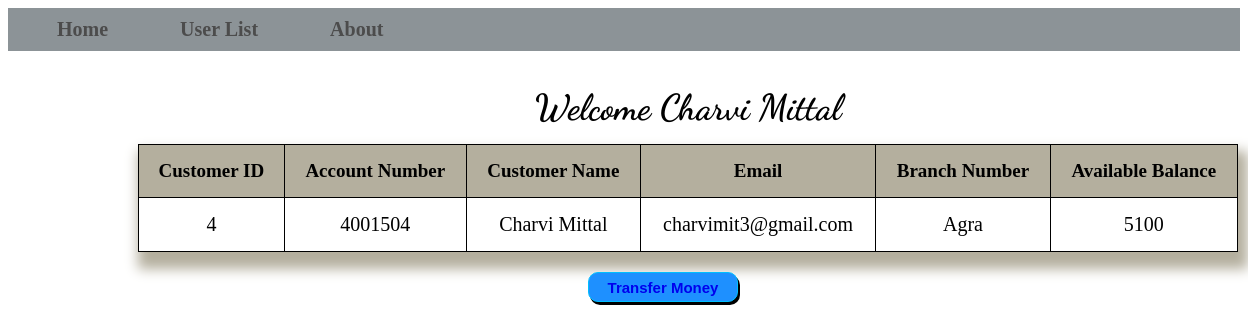
The app's page /Detail.php?id=4 with its own data.
### tables this page shows
CREATE TABLE `bankusers` (
  `CustomerID` int(5) NOT NULL,
  `AccountNumber` int(10) NOT NULL,
  `CustomerName` varchar(50) DEFAULT NULL,
  `Email` varchar(30) NOT NULL,
  `BranchName` varchar(50) DEFAULT NULL,
  `AvailableBalance` int(10) NOT NULL
);

### Detail.php (the view, shortened to what this page needs)
<!DOCTYPE html>
<html>
	<head>
      <link rel="stylesheet" href="transfer.css?v=<?php echo time();?>">
	 </head>
  <body>
  <nav>
    <ul>
	  <li><a href= "Home.php">Home</a></li>
	  <li><a href = "User_list.php">User List</a></li>
	  <li><a href = "About.php">About</a></li>
	  </ul>
   </nav>
   <?php
  $conn = mysqli_connect("localhost", "root", "", "banking");
$customerid = $_GET['id'];
$sqlget = "SELECT * FROM bankusers WHERE CustomerID = '$customerid'";
$sqldata = mysqli_query($conn,$sqlget) or die('Error Getting the data');
while($row = mysqli_fetch_array($sqldata, MYSQLI_ASSOC)){
	$name = $row['CustomerName'];
}
echo "<table border='1' id='table_view'>";
echo "<caption>Welcome ".$name."</caption>";
echo "<tr>
	<th>Customer ID</th>
	<th>Account Number</th>
	<th>Customer Name</th>
	<th>Email</th>
	<th>Branch Number</th>
	<th>Available Balance</th>
	</tr>";
	$sqlget = "SELECT * FROM bankusers WHERE CustomerID = '$customerid'";
	$sqldata = mysqli_query($conn,$sqlget) or die('Error Getting the data');
while($row = mysqli_fetch_array($sqldata, MYSQLI_ASSOC)){
	echo "<tr><td>";
		echo $row['CustomerID'];
	echo "</td><td>";
		echo $row['AccountNumber'];
	echo "</td><td>";
		echo $row['CustomerName'];
	echo "</td><td>";
		echo $row['Email'];
	echo "</td><td>";
		echo $row['BranchName'];
	echo "</td><td>";
		echo $row['AvailableBalance'];
	echo "</td></tr>";
}
  echo "</table>";
?>
<button><a href = "TransferCredits.php">Transfer Money </a></button>
      </body>
      </html>

### transfer.css (style rules this page uses)
body { background-image: url(indexBack.jpg); background-attachment:fixed; background-size:cover; }
nav { background-color:#5C656B; opacity:0.7; }
nav ul { margin:5px; padding:10px; }
nav ul li { list-style-type:none; display:inline; padding:20px; font-size:20px; font-weight:bold; }
nav ul li a { text-decoration:none; color:black; cursor:pointer; padding: 14px 14px; }
caption { font-size:180%; font-weight:800; font-family:'Dancing Script', cursive;; margin-bottom: 15px; }
table { font-family:'Times New Roman', Times, serif; margin-top: 35px; margin-left:130px; width:1100px; box-shadow: 5px 12px 12px 5px #B4AF9E ; }
table, td, th { font-size: 20px; font-weight: 200; padding:15px; border:1px solid; border-collapse:collapse; text-align:center; }
table th { background-color: #B4AF9E; font-size:19px; font-weight:bold; }
button { text-align: center; width:120px; height: 30px; background-color:#1E90FF; border-radius: 7px; text-decoration: none; margin-left: 600px; color: white; }
button a { text-decoration: none; width: 90px; height: 32px; }
button { margin-top: 5px; margin-left:580px; margin-top: 20px; cursor: pointer; color:black; width: 150px; font-size: 15px; font-weight: bold; border: 1px solid deepskyblue; border-radius: 10px; box-shadow: 2px 3px black; }

### records on screen
bankusers: CustomerName "Charvi Mittal", CustomerID "4", AccountNumber "4001504", Email "charvimit3@gmail.com", BranchName "Agra", AvailableBalance "5100"
